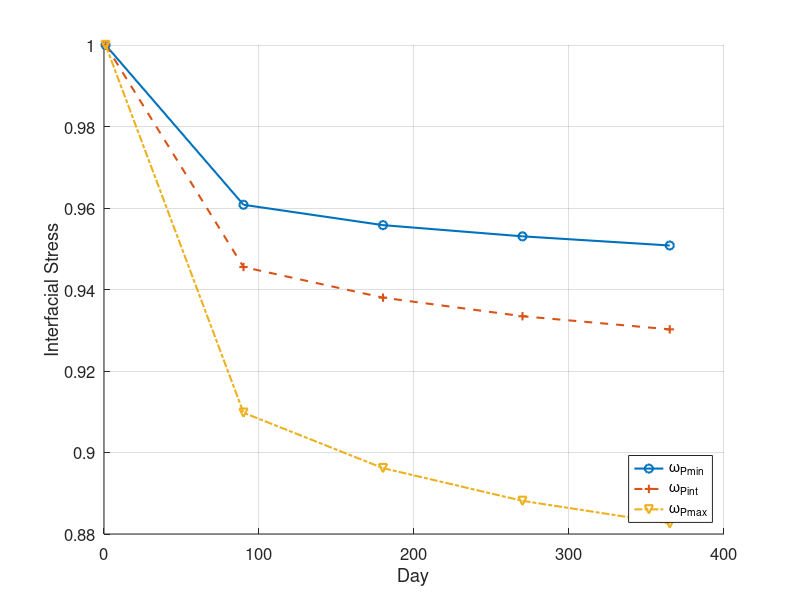
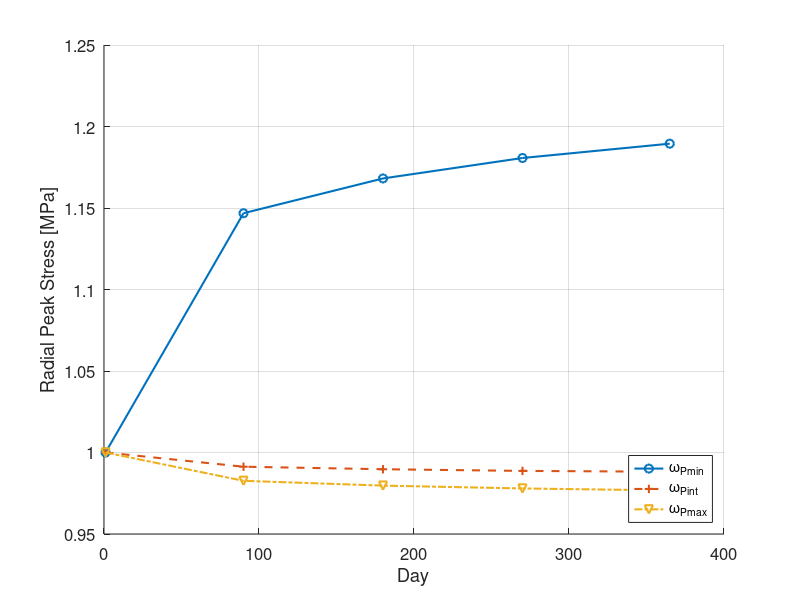
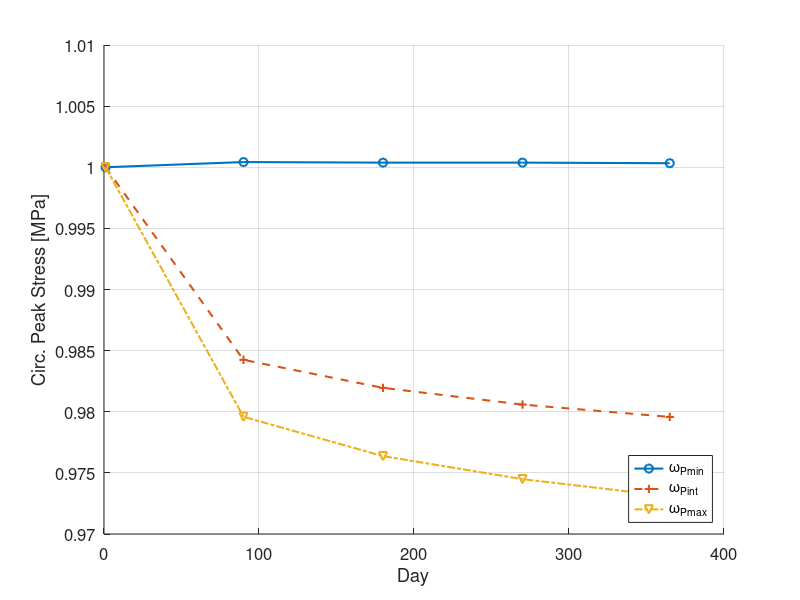
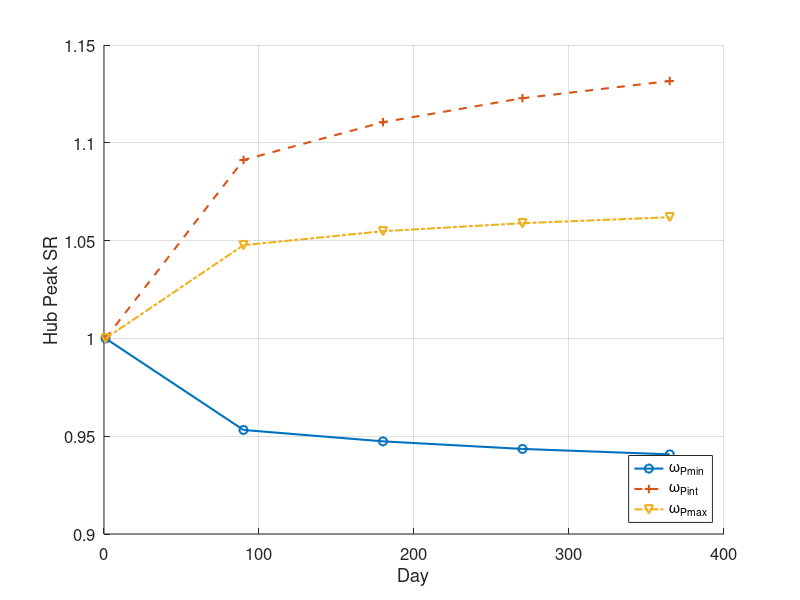

Reproduce these figures in MATLAB, in order.
close all
clc

day = [1, 90, 180, 270, 365];

interface = [-40.04, -38.47, -38.27, -38.16, -38.07;
              -37.26, -35.23, -34.95, -34.78, -34.66;
              -32.36, -29.44, -29.0, -28.74, -28.56];
            
rad_peak = [.797, .914, .931, .941, .948;
            19.49, 19.32, 19.29, 19.27, 19.26;
            57.58, 56.58, 56.41, 56.31, 56.24];
          
circ_peak = [211.61, 211.7, 211.69, 211.69, 211.68;
             475.45, 467.96, 466.87, 466.22, 465.74;
             945.41, 926.11, 923.07, 921.29, 919.96];
           
sr_hub = [.361, .3441, .342, .3406, .3396;
          .057, .0622, .0633, .064, .0645;
          .686, .7187, .7236, .7264, .7285];
        
sr_rim = [.168, .1634, .1628, .1624, .1622;
          .2519, .2498, .2494, .2492, .2491;
          .7411, .7278, .7257, .7243, .7234];
          
marker = 'o+v*<s>dx.^p';
line = {'-', '--', '-.'};
for k = 1:3
  figure(1), hold on
  plot(day,(interface(k,:)./interface(k,1)), [marker(k),line{k}], 'Linewidth', 1.5)
  
  figure(2), hold on
  plot(day, (rad_peak(k,:)./rad_peak(k,1)), [marker(k),line{k}], 'Linewidth', 1.5)
  
  figure(3), hold on
  plot(day, (circ_peak(k,:)./circ_peak(k,1)), [marker(k),line{k}], 'Linewidth', 1.5)
  
  figure(4), hold on
  plot(day, (sr_hub(k,:)./sr_hub(k,1)), [marker(k),line{k}], 'Linewidth', 1.5)
  
  figure(5), hold on
  plot(day, (sr_rim(k,:)./sr_rim(k,1)), [marker(k),line{k}], 'Linewidth', 1.5)
end

figure(1), grid on
legend({'\omega_{Pmin}', '\omega_{Pint}', '\omega_{Pmax}'}, 'Location', 'southeast')
xlabel('Day')
ylabel('Interfacial Stress')
set(gca, 'FontSize', 12)

figure(2), grid on
legend({'\omega_{Pmin}', '\omega_{Pint}', '\omega_{Pmax}'}, 'Location', 'southeast')
xlabel('Day')
ylabel('Radial Peak Stress [MPa]')
set(gca, 'FontSize', 12)

figure(3), grid on
legend({'\omega_{Pmin}', '\omega_{Pint}', '\omega_{Pmax}'}, 'Location', 'southeast')
xlabel('Day')
ylabel('Circ. Peak Stress [MPa]')
set(gca, 'FontSize', 12)

figure(4), grid on
legend({'\omega_{Pmin}', '\omega_{Pint}', '\omega_{Pmax}'}, 'Location', 'southeast')
xlabel('Day')
ylabel('Hub Peak SR')
set(gca, 'FontSize', 12)

figure(5), grid on
legend({'\omega_{Pmin}', '\omega_{Pint}', '\omega_{Pmax}'}, 'Location', 'southeast')
xlabel('Day')
ylabel('Rim Peak SR')
set(gca, 'FontSize', 12)







